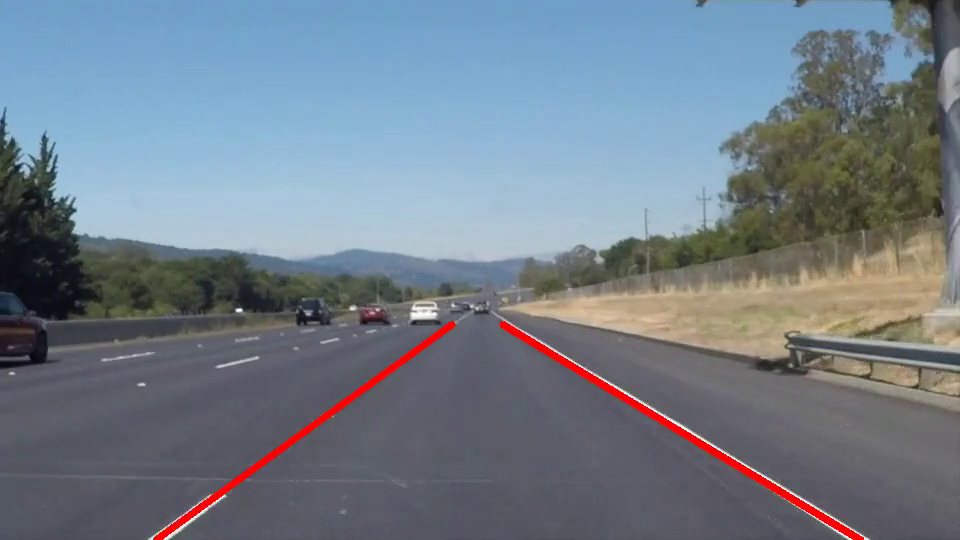
#> input picture frame 3 of 4day_course/Python/output.mp4, 960 x 540 px, given in place of solidWhiteRight.mp4, which was not available
$ python ex07_RoiCanny2.py
#> lines starting #> are read from the running program, lines starting #| are printed output that depends on the picture; after the words box and inside, x2 and y2 are one past the last pixel; in counts of white or black regions, pixels touching at a corner belong together; pictures that were not available may be replaced by others from this repository, and a replacement may not be noted
### python/OpenCV_Utils.py
import cv2
import numpy as np


# [16 lines left out: functions imageRead, imageShow, not called in this run]


def imageWrite(imagename, image):
    return cv2.imwrite(imagename, image)


def imageCopy(src):
    return np.copy(src)


# [52 lines left out: functions Video, imageParameters, not called in this run]


def getPixel(image, x, y, c=None):
    return image[y, x, c]


def setPixel(image, x, y, value, c=None):
    image[y, x, c] = value
    return image


def CutRectROI(image, x1, y1, x2, y2):
    return image[y1:y2, x1:x2]


# [4 lines left out: function PasteRectROI, not called in this run]


def makeBlackImage(image, color=False):
    height, width = image.shape[0], image.shape[1]
    if color is True:
        return np.zeros((height, width, 3), np.uint8)
    else:
        if len(image.shape) == 2:
            return np.zeros((height, width), np.uint8)
        else:
            return np.zeros((height, width, 3), np.uint8)


def fillPolyROI(image, points):
    if len(image.shape) == 2:
        channels = 1
    else:
        channels = image.shape[2]
    mask = makeBlackImage(image)
    ignore_mask_color = (255,) * channels
    cv2.fillPoly(mask, points, ignore_mask_color)
    return mask


def polyROI(image, points):
    mask = fillPolyROI(image, points)
    return cv2.bitwise_and(image, mask)


def convertColor(image, flag=cv2.COLOR_BGR2GRAY):
    return cv2.cvtColor(image, flag)


def splitImage(image):
    return cv2.split(image)


def mergeImage(channel1, channel2, channel3):
    return cv2.merge((channel1, channel2, channel3))


def rangeColor(image, lower, upper):
    result = imageCopy(image)
    return cv2.inRange(result, lower, upper)


# [4 lines left out: function splitColor, not called in this run]


def drawLine(image, point1, point2, color=(255, 0, 0), thickness=3, lineType=cv2.LINE_AA):
    result = imageCopy(image)
    return cv2.line(result, point1, point2, color, thickness, lineType)


def drawRect(image, point1, point2, color=(255, 0, 0), thickness=3, lineType=cv2.LINE_AA):
    result = imageCopy(image)
    return cv2.rectangle(result, point1, point2, color, thickness, lineType)


def drawCircle(image, center, radius, color=(255, 0, 0), thickness=3, lineType=cv2.LINE_AA):
    result = imageCopy(image)
    return cv2.circle(result, center, radius, color, thickness, lineType)


def drawEllipse(image, center, axis, angle, startAngle, endAngle, color=(255, 0, 0), thickness=3, lineType=cv2.LINE_AA):
    result = imageCopy(image)
    return cv2.ellipse(result, center, axis, angle, startAngle, endAngle, color, thickness, lineType)


# [4 lines left out: function drawPolygon, not called in this run]


def drawText(image, text, point=(10, 10), font=cv2.FONT_HERSHEY_PLAIN, fontScale=2.0, color=(255,255,255), thickness=3, lineType=cv2.LINE_AA):
    result = imageCopy(image)
    return cv2.putText(result, text, point, font, fontScale, color, thickness, lineType)


def addImage(image1, image2):
    return cv2.add(image1, image2)


def addWeightedImage(image1, w1, imagw2, w2=None):
    if w2 is None:
        return cv2.addWeighted(image1, float(w1) * 0.01, imagw2, float(100 - w1) * 0.01, 0)
    else:
        return cv2.addWeighted(image1, w1 * 0.01, imagw2, w2 * 0.01, 0)


def imageThreshold(image, thresh=128, maxval=255, type=cv2.THRESH_BINARY):
    _, res = cv2.threshold(image, thresh=thresh, maxval=maxval, type=type)
    return res


def imageBlur(image, ksize):
    size = ((ksize+1) * 2 - 1, (ksize+1) * 2 - 1)
    return cv2.blur(image, size)


def imageGaussianBlur(image, ksize, sigmaX, sigmaY):
    size = ((ksize+1) * 2 - 1, (ksize+1) * 2 - 1)
    return cv2.GaussianBlur(image, ksize=size, sigmaX=sigmaX, sigmaY=sigmaY)


def imageMedianBlur(image, size):
    ksize = (size+1) * 2 - 1
    return cv2.medianBlur(image, ksize)


def imageBilateralFilter(image, size, sigmaColor, sigmaSpace):
    d = (size+1) * 2 - 1
    return cv2.bilateralFilter(image, d, sigmaColor=sigmaColor, sigmaSpace=sigmaSpace)


def imageFiltering(image, kernel, ddepth=-1):
    return cv2.filter2D(image, ddepth, kernel)


# [22 lines left out: functions imageEdgePrewitt, imageEdgeSobel, imageEdgeScharr, not called in this run]


def imageEdgeLaplacianCV(image):
    return cv2.Laplacian(image, -1)


# [14 lines left out: functions imageEdgeLaplacianFilter2D, imageEdgeLoG, not called in this run]


def cannyEdge(image, threshold1=100, threshold2=200):
    return cv2.Canny(image, threshold1, threshold2)


# [30 lines left out: functions computeHist, histogramEqualize, not called in this run]


def imageDilation(image, kernel, iterations):
    return cv2.dilate(image, kernel=kernel, iterations=iterations)


def imageErosion(image, kernel, iterations):
    return cv2.erode(image, kernel=kernel, iterations=iterations)


# [17 lines left out: functions imageMorphologicalGradient, imageOpening, imageClosing, not called in this run]


def imageMorphologyKernel(flag=cv2.MORPH_RECT, size=5):
    return cv2.getStructuringElement(flag, (size, size))


def imageMorphologyEx(image, op, kernel, iterations=1):
    return cv2.morphologyEx(image, op=op, kernel=kernel, iterations=iterations)


# [40 lines left out: functions imageResize, imageTranslation, imageRotation, imageAffineTransformation, imagePerspectiveTransformation, not called in this run]


def houghLines(image, rho=1, theta=np.pi/180, threshold=100):
    return cv2.HoughLines(image, rho, theta, threshold)


# [16 lines left out: function drawHoughLines, not called in this run]


def houghLinesP(image, rho=1.0, theta=np.pi/180, threshold=100, minLineLength=10, maxLineGap=100):
    return cv2.HoughLinesP(image, rho, theta, threshold, minLineLength=minLineLength, maxLineGap=maxLineGap)


# [52 lines left out: functions drawHoughLinesP, splitTwoSideLines, splitOneSideLines, medianPoint, not called in this run]


def interpolate(x1, y1, x2, y2, y):
    return int(float(y - y1) * float(x2-x1) / float(y2-y1) + x1)


# [36 lines left out: functions lineFittingOneSide, lineFitting, not called in this run]


def houghCircles(image, method=cv2.HOUGH_GRADIENT, dp = 1, minDist = 10, canny = 50, threshold = 30, minRadius = 0, maxRadius = 0):
    circles = cv2.HoughCircles(image, method, dp, minDist, param1=canny, param2=threshold, minRadius=minRadius, maxRadius=maxRadius)
    return circles


# [8 lines left out: function drawHoughCircles, not called in this run]

### 4day_course/Python/ex07_RoiCanny2.py
from OpenCV_Functions import *
def imageProcessing2(image):
    result = imageCopy(image)
    h, w = result.shape[:2]
    p1 = (int(w * 0.35), int(h * 0.65))
    p2 = (int(w * 0.65), int(h * 0.65))
    p3 = (int(w * 1.0), int(h * 1.0))
    p4 = (int(w * 0.0), int(h * 1.0))
    roipoly = np.array([[p1,p2,p3,p4]],dtype=np.int32)
    roiactive = polyROI(result, roipoly)
    roideactive = result - roiactive

    roiactive = imageMedianBlur(roiactive,3)
    roiactive = cannyEdge(roiactive, 100, 200)
    roideactive = convertColor(roideactive, cv2.COLOR_BGR2GRAY)
    roideactive = imageThreshold(roideactive, 0, 255, cv2.THRESH_BINARY)
    result = addWeightedImage(roideactive,100,roiactive,100)
    return result

def Video2(openpath, savepath = "output.avi"):
#> called with savepath = 'output.mp4'
    cap = cv2.VideoCapture(openpath)
    if cap.isOpened():
        print("Video Opened")
    else:
        print("Video Not Opened")
        print("Program Abort")
        exit()
    fps = int(cap.get(cv2.CAP_PROP_FPS))
    width = int(cap.get(cv2.CAP_PROP_FRAME_WIDTH))
    height = int(cap.get(cv2.CAP_PROP_FRAME_HEIGHT))
    fourcc = int(cap.get(cv2.CAP_PROP_FOURCC))
    out = cv2.VideoWriter(savepath, fourcc, fps, (width, height), True)
    cv2.namedWindow("Input", cv2.WINDOW_GUI_EXPANDED)
    cv2.namedWindow("Output", cv2.WINDOW_GUI_EXPANDED)
    import OpenCV_Functions
    while cap.isOpened():
        # Capture frame-by-frame
        ret, frame = cap.read()
#> frame is the input picture: shape (540, 960, 3); mean B, G, R 137.1, 125.8, 114.6
        if ret:
            # Our operations on the frame come here
            output = imageProcessing2(frame)
#> in fillPolyROI, `cv2.fillPoly(mask, points, ignore_mask_color)`:
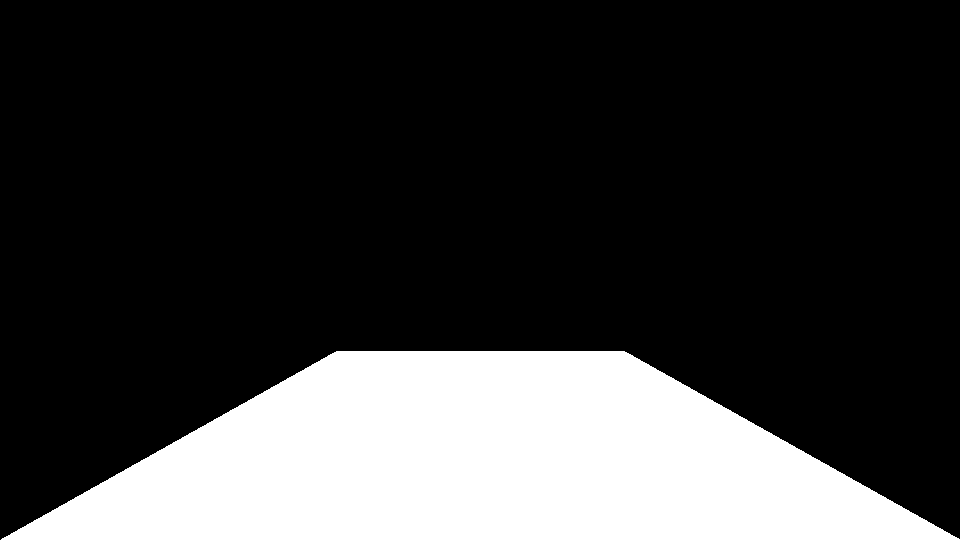
#> mask: shape (540, 960, 3); 22.8% white; 1 white region, box (x1, y1, x2, y2) and area: (1, 351, 960, 540) 118083
#> in polyROI, `return cv2.bitwise_and(image, mask)`:
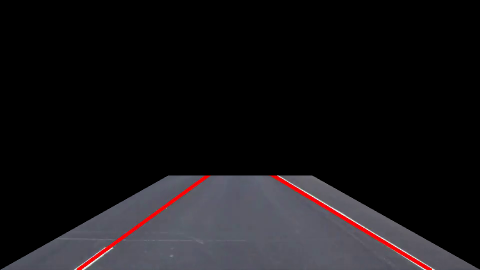
#> returned value: shape (540, 960, 3) (shown at 1/2 size); mean of channels 0, 1, 2 22.5, 20.2, 22.3; drawn as B, G, R
#> in imageProcessing2, `roideactive = result - roiactive`:
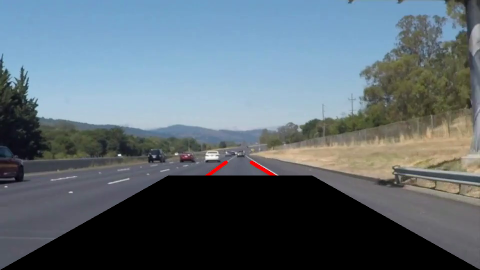
#> roideactive: shape (540, 960, 3) (shown at 1/2 size); mean B, G, R 114.5, 105.6, 92.2
#> in cannyEdge, `return cv2.Canny(image, threshold1, threshold2)`:
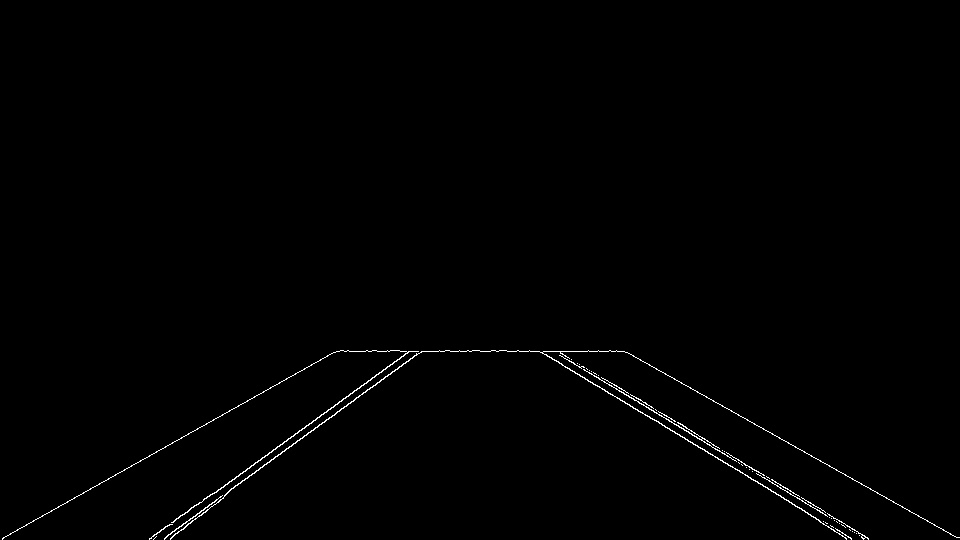
#> returned value: shape (540, 960); 0.62% white in thin lines or dots, all inside (x1, y1, x2, y2) = (2, 350, 960, 540)
#> in convertColor, `return cv2.cvtColor(image, flag)`:
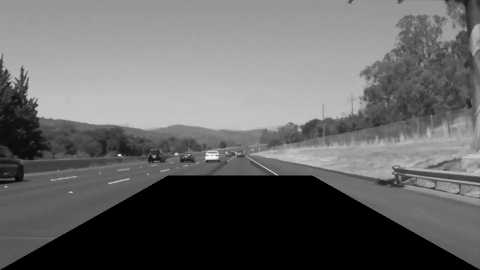
#> returned value: shape (540, 960) (shown at 1/2 size); min 0, max 255, mean 102.6
#> in addWeightedImage, `return cv2.addWeighted(image1, w1 * 0.01, imagw2, w2 * 0.01, 0)`:
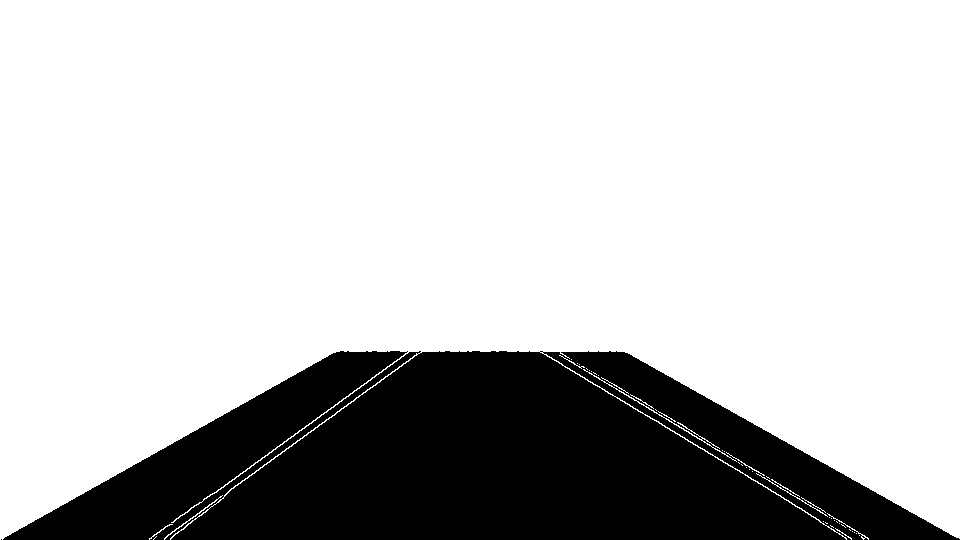
#> returned value: shape (540, 960); 77.8% white; 2 black regions (1 under 20 px), largest, box (x1, y1, x2, y2) and area: (3, 351, 960, 540) 115290
            # Write frame-by-frame
            out.write(output)
            # Display the resulting frame
            cv2.imshow("Input", frame)
            cv2.imshow("Output", output)
        else:
            break
        # waitKey(int(1000.0/fps)) for matching fps of video
        if cv2.waitKey(int(1000.0/fps)) & 0xFF == ord('q'):
#> (key q is pressed here)
            break
    # When everything done, release the capture
    cap.release()
    out.release()
    cv2.destroyAllWindows()
    return

road_video_01 = "/home/opencv-mds/OpenCV_in_Ubuntu/Data/Lane_Detection_Videos/solidWhiteRight.mp4"

Video2(road_video_01, "output.mp4")

$ run again, starting later in the video
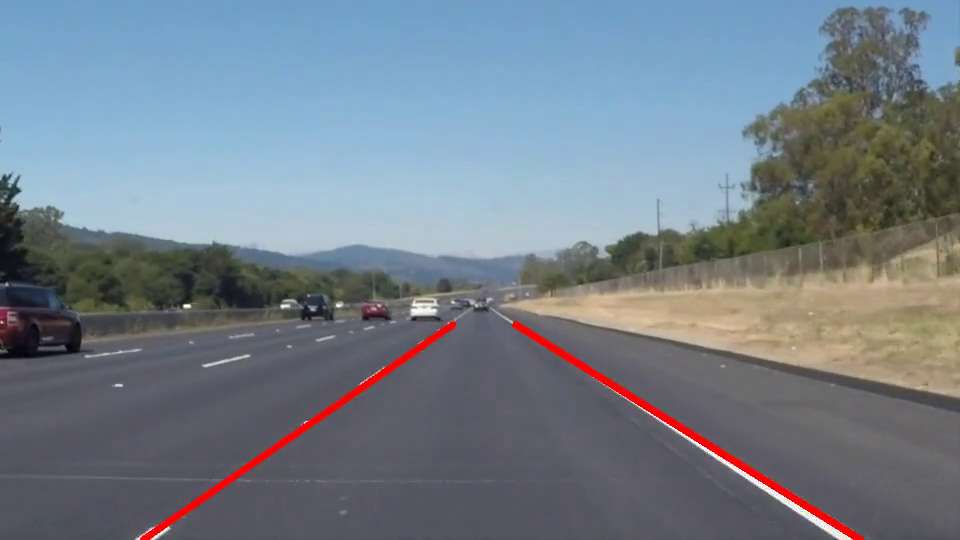
#> input picture frame 16 of 4day_course/Python/output.mp4, 960 x 540 px, given in place of solidWhiteRight.mp4, which was not available
#> in Video2, frame is the input picture: shape (540, 960, 3); mean B, G, R 137.6, 126.8, 116
#> in cannyEdge, `return cv2.Canny(image, threshold1, threshold2)`:
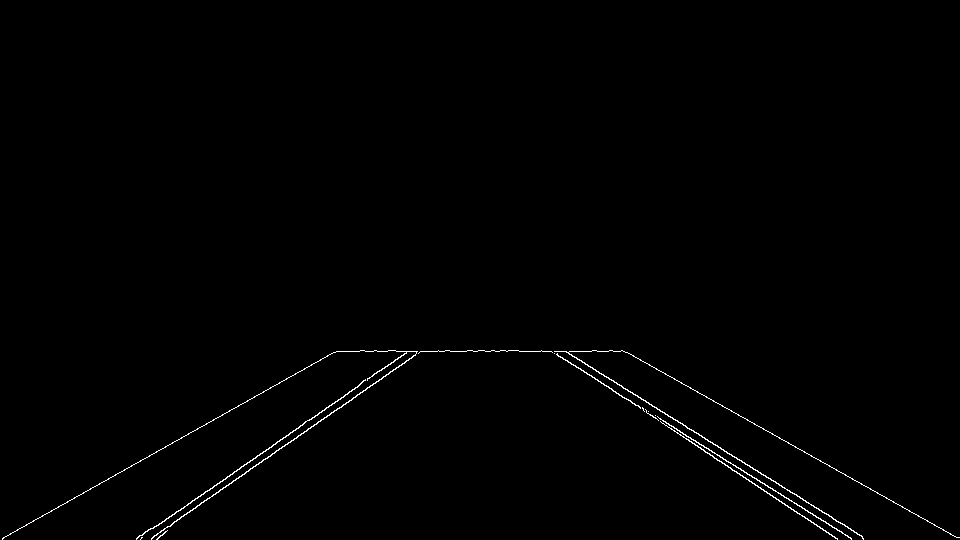
#> returned value: shape (540, 960); 0.62% white in thin lines or dots, all inside (x1, y1, x2, y2) = (2, 350, 960, 540)
#> res: shape (540, 960); 77.2% white; 1 black region, box (x1, y1, x2, y2) and area: (1, 351, 960, 540) 118083
#> in addWeightedImage, `return cv2.addWeighted(image1, w1 * 0.01, imagw2, w2 * 0.01, 0)`:
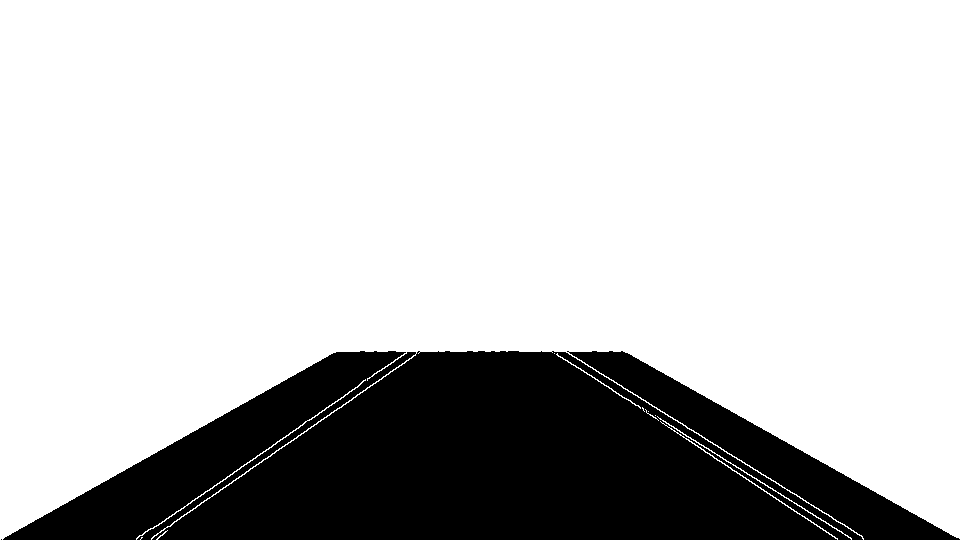
#> returned value: shape (540, 960); 77.8% white; 2 black regions (1 under 20 px), largest, box (x1, y1, x2, y2) and area: (3, 351, 960, 540) 115314

$ run again, starting later in the video
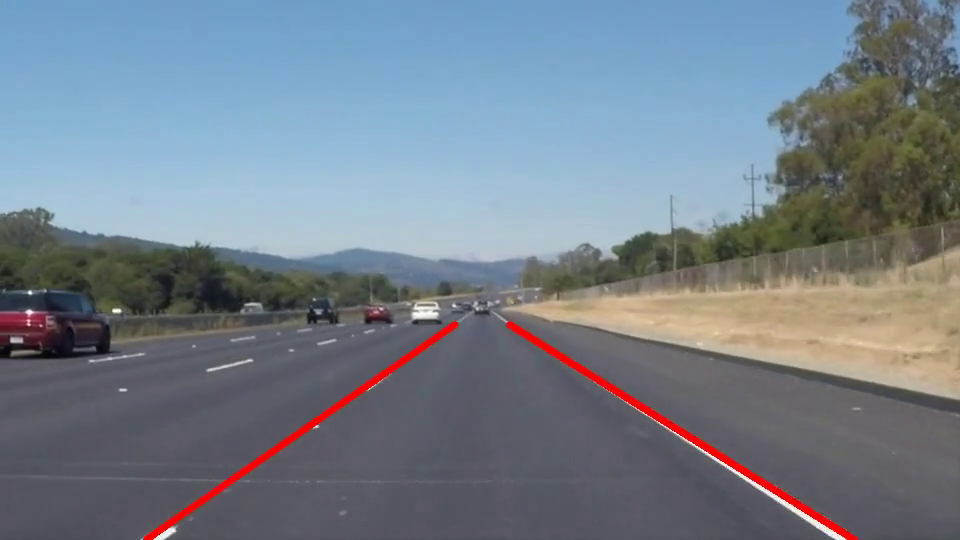
#> input picture frame 28 of 4day_course/Python/output.mp4, 960 x 540 px, given in place of solidWhiteRight.mp4, which was not available
#> in Video2, frame is the input picture: shape (540, 960, 3); mean B, G, R 138.5, 127.4, 116.9
#> in cannyEdge, `return cv2.Canny(image, threshold1, threshold2)`:
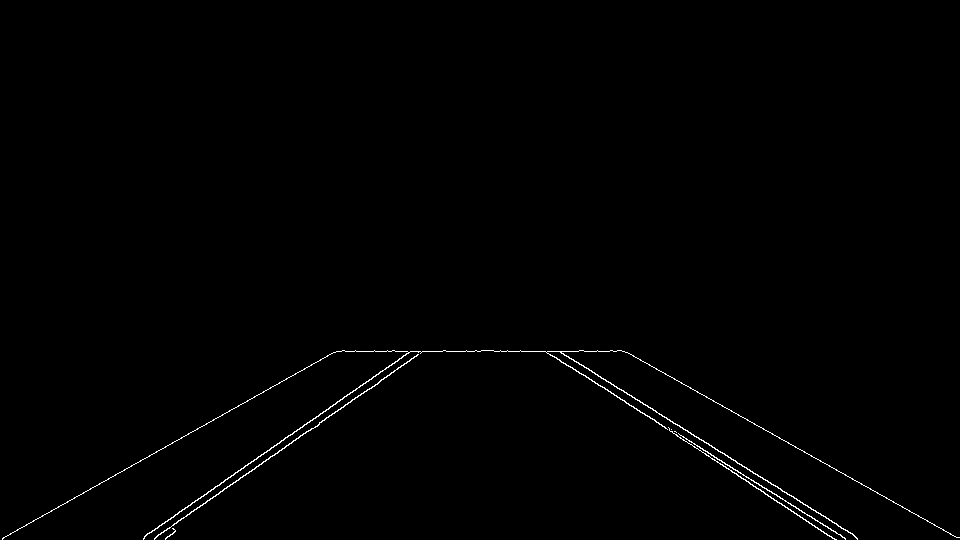
#> returned value: shape (540, 960); 0.61% white in thin lines or dots, all inside (x1, y1, x2, y2) = (2, 350, 960, 540)
#> res: shape (540, 960); 77.2% white; 1 black region, box (x1, y1, x2, y2) and area: (1, 351, 960, 540) 118083
#> in addWeightedImage, `return cv2.addWeighted(image1, w1 * 0.01, imagw2, w2 * 0.01, 0)`:
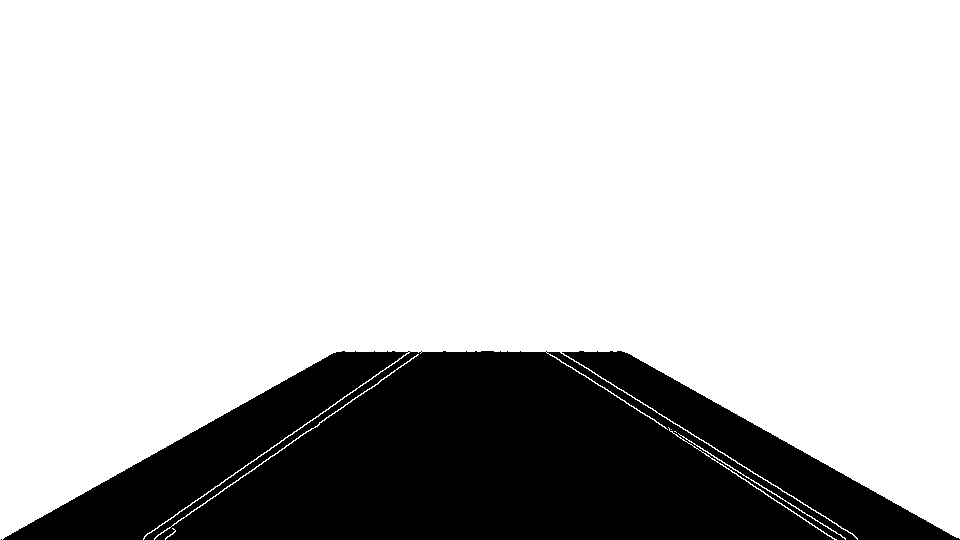
#> returned value: shape (540, 960); 77.8% white; 2 black regions (1 under 20 px), largest, box (x1, y1, x2, y2) and area: (3, 351, 960, 540) 115340
